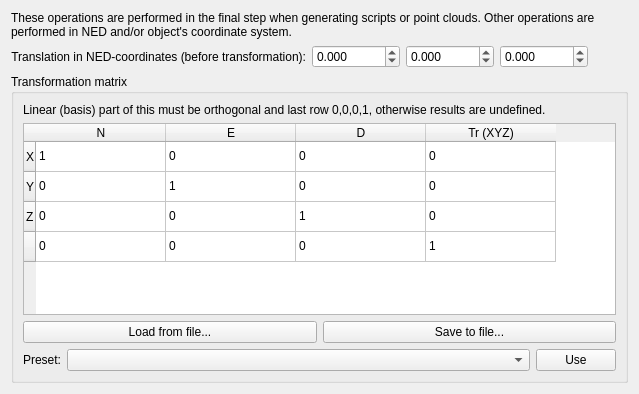
             <widget class="QWidget" name="tab_Settings_TranslateTransform">
              <property name="autoFillBackground">
               <bool>true</bool>
              </property>
              <attribute name="title">
               <string>Translate/transform</string>
              </attribute>
              <layout class="QVBoxLayout" name="verticalLayout_25">
               <item>
                <widget class="QLabel" name="label_FinalTransformDescription">
                 <property name="text">
                  <string>&lt;html&gt;&lt;head/&gt;&lt;body&gt;&lt;p&gt;These operations are performed in the final step when generating scripts or point clouds. Other operations are performed in NED and/or object's coordinate system.&lt;/p&gt;&lt;/body&gt;&lt;/html&gt;</string>
                 </property>
                 <property name="wordWrap">
                  <bool>true</bool>
                 </property>
                </widget>
               </item>
               <item>
                <layout class="QHBoxLayout" name="horizontalLayout_TranslateTransform_TranslationInNED">
                 <item>
                  <widget class="QLabel" name="label_TranslationInNed">
                   <property name="text">
                    <string>Translation in NED-coordinates (before transformation):</string>
                   </property>
                   <property name="alignment">
                    <set>Qt::AlignRight|Qt::AlignTrailing|Qt::AlignVCenter</set>
                   </property>
                  </widget>
                 </item>
                 <item>
                  <widget class="QDoubleSpinBox" name="doubleSpinBox_Translation_N">
                   <property name="maximumSize">
                    <size>
                     <width>100</width>
                     <height>16777215</height>
                    </size>
                   </property>
                   <property name="decimals">
                    <number>3</number>
                   </property>
                   <property name="minimum">
                    <double>-10000.000000000000000</double>
                   </property>
                   <property name="maximum">
                    <double>10000.000000000000000</double>
                   </property>
                   <property name="singleStep">
                    <double>0.010000000000000</double>
                   </property>
                  </widget>
                 </item>
                 <item>
                  <widget class="QDoubleSpinBox" name="doubleSpinBox_Translation_E">
                   <property name="maximumSize">
                    <size>
                     <width>100</width>
                     <height>16777215</height>
                    </size>
                   </property>
                   <property name="decimals">
                    <number>3</number>
                   </property>
                   <property name="minimum">
                    <double>-10000.000000000000000</double>
                   </property>
                   <property name="maximum">
                    <double>10000.000000000000000</double>
                   </property>
                   <property name="singleStep">
                    <double>0.010000000000000</double>
                   </property>
                   <property name="value">
                    <double>0.000000000000000</double>
                   </property>
                  </widget>
                 </item>
                 <item>
                  <widget class="QDoubleSpinBox" name="doubleSpinBox_Translation_D">
                   <property name="maximumSize">
                    <size>
                     <width>100</width>
                     <height>16777215</height>
                    </size>
                   </property>
                   <property name="decimals">
                    <number>3</number>
                   </property>
                   <property name="minimum">
                    <double>-10000.000000000000000</double>
                   </property>
                   <property name="maximum">
                    <double>10000.000000000000000</double>
                   </property>
                   <property name="singleStep">
                    <double>0.010000000000000</double>
                   </property>
                   <property name="value">
                    <double>0.000000000000000</double>
                   </property>
                  </widget>
                 </item>
                 <item>
                  <spacer name="horizontalSpacer_2">
                   <property name="orientation">
                    <enum>Qt::Horizontal</enum>
                   </property>
                   <property name="sizeHint" stdset="0">
                    <size>
                     <width>40</width>
                     <height>20</height>
                    </size>
                   </property>
                  </spacer>
                 </item>
                </layout>
               </item>
               <item>
                <widget class="QGroupBox" name="groupBox_TransformationMatrix">
                 <property name="title">
                  <string>Transformation matrix</string>
                 </property>
                 <layout class="QVBoxLayout" name="verticalLayout_3">
                  <item>
                   <widget class="QLabel" name="label_MatrixRequirements">
                    <property name="text">
                     <string>Linear (basis) part of this must be orthogonal and last row 0,0,0,1, otherwise results are undefined.</string>
                    </property>
                   </widget>
                  </item>
                  <item>
                   <widget class="QTableWidget" name="tableWidget_TransformationMatrix">
                    <property name="alternatingRowColors">
                     <bool>false</bool>
                    </property>
                    <property name="wordWrap">
                     <bool>false</bool>
                    </property>
                    <property name="cornerButtonEnabled">
                     <bool>true</bool>
                    </property>
                    <property name="rowCount">
                     <number>4</number>
                    </property>
                    <property name="columnCount">
                     <number>4</number>
                    </property>
                    <attribute name="horizontalHeaderCascadingSectionResizes">
                     <bool>false</bool>
                    </attribute>
                    <attribute name="horizontalHeaderDefaultSectionSize">
                     <number>130</number>
                    </attribute>
                    <attribute name="horizontalHeaderStretchLastSection">
                     <bool>false</bool>
                    </attribute>
                    <attribute name="verticalHeaderCascadingSectionResizes">
                     <bool>false</bool>
                    </attribute>
                    <row>
                     <property name="text">
                      <string>X</string>
                     </property>
                    </row>
                    <row>
                     <property name="text">
                      <string>Y</string>
                     </property>
                    </row>
                    <row>
                     <property name="text">
                      <string>Z</string>
                     </property>
                    </row>
                    <row>
                     <property name="text">
                      <string/>
                     </property>
                    </row>
                    <column>
                     <property name="text">
                      <string>N</string>
                     </property>
                    </column>
                    <column>
                     <property name="text">
                      <string>E</string>
                     </property>
                    </column>
                    <column>
                     <property name="text">
                      <string>D</string>
                     </property>
                    </column>
                    <column>
                     <property name="text">
                      <string>Tr (XYZ)</string>
                     </property>
                    </column>
                    <item row="0" column="0">
                     <property name="text">
                      <string>1</string>
                     </property>
                    </item>
                    <item row="0" column="1">
                     <property name="text">
                      <string>0</string>
                     </property>
                    </item>
                    <item row="0" column="2">
                     <property name="text">
                      <string>0</string>
                     </property>
                    </item>
                    <item row="0" column="3">
                     <property name="text">
                      <string>0</string>
                     </property>
                    </item>
                    <item row="1" column="0">
                     <property name="text">
                      <string>0</string>
                     </property>
                    </item>
                    <item row="1" column="1">
                     <property name="text">
                      <string>1</string>
                     </property>
                    </item>
                    <item row="1" column="2">
                     <property name="text">
                      <string>0</string>
                     </property>
                    </item>
                    <item row="1" column="3">
                     <property name="text">
                      <string>0</string>
                     </property>
                    </item>
                    <item row="2" column="0">
                     <property name="text">
                      <string>0</string>
                     </property>
                    </item>
                    <item row="2" column="1">
                     <property name="text">
                      <string>0</string>
                     </property>
                    </item>
                    <item row="2" column="2">
                     <property name="text">
                      <string>1</string>
                     </property>
                    </item>
                    <item row="2" column="3">
                     <property name="text">
                      <string>0</string>
                     </property>
                    </item>
                    <item row="3" column="0">
                     <property name="text">
                      <string>0</string>
                     </property>
                    </item>
                    <item row="3" column="1">
                     <property name="text">
                      <string>0</string>
                     </property>
                    </item>
                    <item row="3" column="2">
                     <property name="text">
                      <string>0</string>
                     </property>
                    </item>
                    <item row="3" column="3">
                     <property name="text">
                      <string>1</string>
                     </property>
                    </item>
                   </widget>
                  </item>
                  <item>
                   <layout class="QHBoxLayout" name="horizontalLayout_TranslateTransform_LoadSave">
                    <item>
                     <widget class="QPushButton" name="pushButton_LoadTransformation">
                      <property name="text">
                       <string>Load from file...</string>
                      </property>
                     </widget>
                    </item>
                    <item>
                     <widget class="QPushButton" name="pushButton_SaveTransformation">
                      <property name="text">
                       <string>Save to file...</string>
                      </property>
                     </widget>
                    </item>
                   </layout>
                  </item>
                  <item>
                   <layout class="QHBoxLayout" name="horizontalLayout_TranslateTransform_Presets" stretch="0,100,0">
                    <item>
                     <widget class="QLabel" name="label_Preset">
                      <property name="text">
                       <string>Preset:</string>
                      </property>
                      <property name="alignment">
                       <set>Qt::AlignRight|Qt::AlignTrailing|Qt::AlignVCenter</set>
                      </property>
                     </widget>
                    </item>
                    <item>
                     <widget class="QComboBox" name="comboBox_Presets"/>
                    </item>
                    <item>
                     <widget class="QPushButton" name="pushButton_Preset">
                      <property name="text">
                       <string>Use</string>
                      </property>
                     </widget>
                    </item>
                   </layout>
                  </item>
                 </layout>
                </widget>
               </item>
              </layout>
             </widget>
